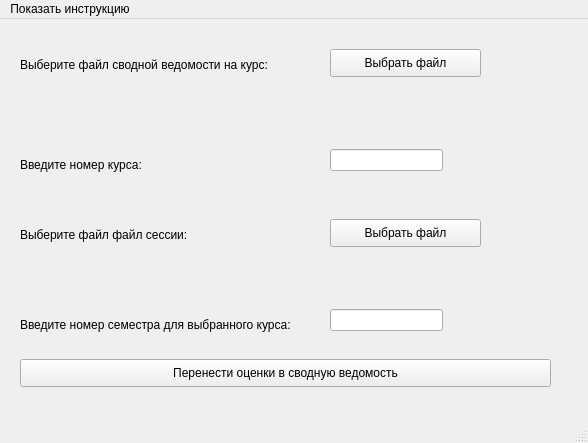
<?xml version="1.0" encoding="UTF-8"?>
<ui version="4.0">
 <class>MainWindow</class>
 <widget class="QMainWindow" name="MainWindow">
  <property name="geometry">
   <rect>
    <x>0</x>
    <y>0</y>
    <width>588</width>
    <height>443</height>
   </rect>
  </property>
  <property name="windowTitle">
   <string>MainWindow</string>
  </property>
  <widget class="QWidget" name="centralwidget">
   <widget class="QLabel" name="l_choose_SV">
    <property name="geometry">
     <rect>
      <x>20</x>
      <y>10</y>
      <width>271</width>
      <height>71</height>
     </rect>
    </property>
    <property name="text">
     <string>Выберите файл сводной ведомости на курс:</string>
    </property>
   </widget>
   <widget class="QPushButton" name="pb_choose_SV">
    <property name="geometry">
     <rect>
      <x>330</x>
      <y>30</y>
      <width>151</width>
      <height>28</height>
     </rect>
    </property>
    <property name="text">
     <string>Выбрать файл</string>
    </property>
   </widget>
   <widget class="QLabel" name="l_enter_course">
    <property name="geometry">
     <rect>
      <x>20</x>
      <y>110</y>
      <width>151</width>
      <height>71</height>
     </rect>
    </property>
    <property name="text">
     <string>Введите номер курса:</string>
    </property>
   </widget>
   <widget class="QLabel" name="l_choose_session">
    <property name="geometry">
     <rect>
      <x>20</x>
      <y>180</y>
      <width>271</width>
      <height>71</height>
     </rect>
    </property>
    <property name="text">
     <string>Выберите файл файл сессии:</string>
    </property>
   </widget>
   <widget class="QLineEdit" name="le_enter_course">
    <property name="geometry">
     <rect>
      <x>330</x>
      <y>130</y>
      <width>113</width>
      <height>22</height>
     </rect>
    </property>
    <property name="text">
     <string/>
    </property>
   </widget>
   <widget class="QPushButton" name="pb_choose_session">
    <property name="geometry">
     <rect>
      <x>330</x>
      <y>200</y>
      <width>151</width>
      <height>28</height>
     </rect>
    </property>
    <property name="text">
     <string>Выбрать файл</string>
    </property>
   </widget>
   <widget class="QLabel" name="l_enter_semester">
    <property name="geometry">
     <rect>
      <x>20</x>
      <y>270</y>
      <width>311</width>
      <height>71</height>
     </rect>
    </property>
    <property name="text">
     <string>Введите номер семестра для выбранного курса:</string>
    </property>
   </widget>
   <widget class="QLineEdit" name="le_enter_semester">
    <property name="geometry">
     <rect>
      <x>330</x>
      <y>290</y>
      <width>113</width>
      <height>22</height>
     </rect>
    </property>
   </widget>
   <widget class="QPushButton" name="pb_start_filling">
    <property name="geometry">
     <rect>
      <x>20</x>
      <y>340</y>
      <width>531</width>
      <height>28</height>
     </rect>
    </property>
    <property name="text">
     <string>Перенести оценки в сводную ведомость</string>
    </property>
   </widget>
  </widget>
  <widget class="QMenuBar" name="menubar">
   <property name="geometry">
    <rect>
     <x>0</x>
     <y>0</y>
     <width>588</width>
     <height>26</height>
    </rect>
   </property>
   <widget class="QMenu" name="m_show_instructions">
    <property name="title">
     <string>Показать инструкцию</string>
    </property>
   </widget>
   <addaction name="m_show_instructions"/>
  </widget>
  <widget class="QStatusBar" name="statusbar"/>
 </widget>
 <resources/>
 <connections/>
</ui>
